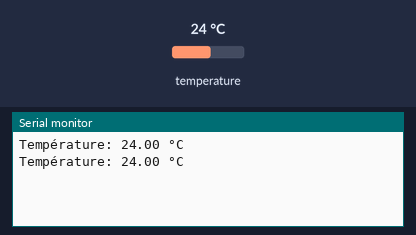
A sketch run on a simulated Arduino Uno, built with avr-gcc and run on an emulated ATmega328P. Parts: the last lines printed to the serial monitor. The test bench sets the inputs (shaded band); at power-on: temperature 24 °C.

Above: at 3.3 s.
3.4 s: temperature set to 12 °C
At 4.7 s:
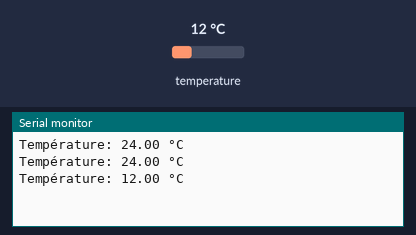
5.9 s: temperature set to 19 °C
At 7.1 s:
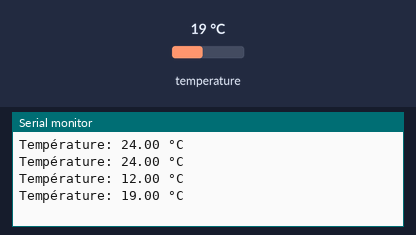
Timing chart, 0 to 8.9 s (numbered marks = the images above; inputs shaded):
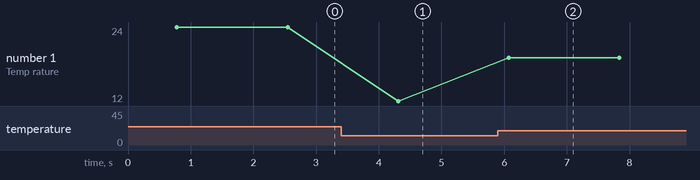

Measured:
- after the input at 3.4 s, the serial monitor: prints a new line after 0.91 s (image 1)
- after the input at 5.9 s, the serial monitor: prints a new line after 0.17 s (image 2)
- plotted number 1: 24 → 12 after the input at 3.4 s, 12 → 19 after the input at 5.9 s

The sketch:

SondeSoloDS18B20.ino
```cpp
#include <OneWire.h>
#include <DallasTemperature.h>

// GPIO auquel tu as branché DATA
#define ONE_WIRE_BUS 4

OneWire oneWire(ONE_WIRE_BUS);
DallasTemperature sensors(&oneWire);

void setup(void) {
  Serial.begin(115200);
  sensors.begin();
}

void loop(void) {
  sensors.requestTemperatures();
  float tempC = sensors.getTempCByIndex(0);
  Serial.print("Température: ");
  Serial.print(tempC);
  Serial.println(" °C");
  delay(1000);
}
```
